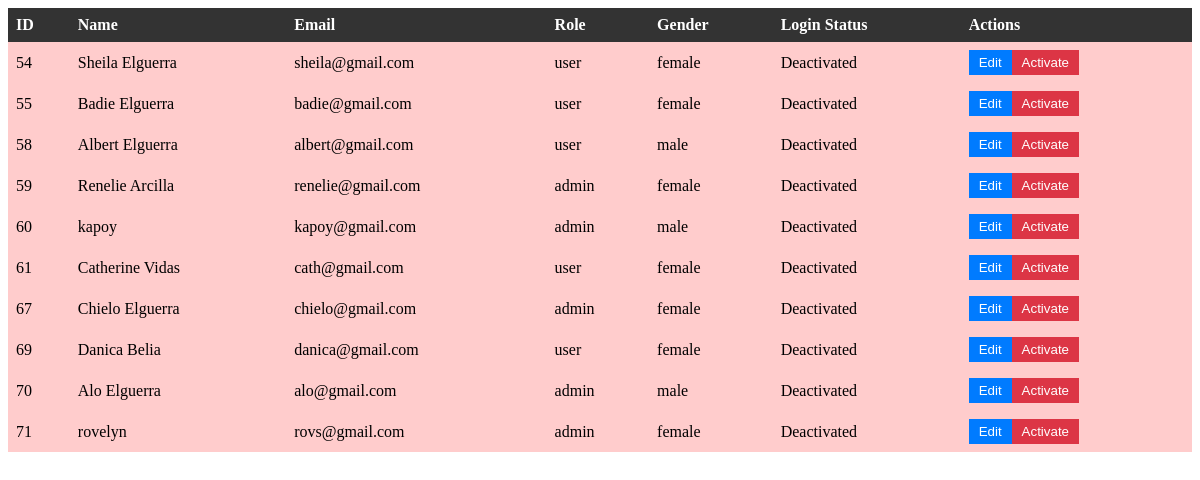
/Admin/members.php, run on the app's committed database.
### tables this page shows
CREATE TABLE `users` (
  `ID` int(11) NOT NULL,
  `name` varchar(255) NOT NULL,
  `email` varchar(255) NOT NULL,
  `password` varchar(255) NOT NULL,
  `role` enum('admin','user','others') NOT NULL,
  `gender` enum('male','female','others') NOT NULL,
  `login_status` tinyint(1) NOT NULL DEFAULT 0
);

### public/Admin/members.php (the view, shortened to what this page needs)
<?php
$servername = "localhost";
$username = "root";
$password = "";
$dbname = "sd_208";
$conn = new mysqli($servername, $username, $password, $dbname);
$sql = "SELECT ID, name, email, role, gender, login_status FROM users";
$result = $conn->query($sql);
$html = '<table id="userTable" class="table table-bordered table-striped">
            <thead class="thead-dark">
                <tr>
                    <th>ID</th>
                    <th>Name</th>
                    <th>Email</th>
                    <th>Role</th>
                    <th>Gender</th>
                    <th>Login Status</th>
                    <th>Actions</th>
                </tr>
            </thead>
            <tbody>';
if ($result->num_rows > 0) {
    while ($row = $result->fetch_assoc()) {
        $html .= '<tr';
        if ($row["login_status"] == 0) {
            $html .= ' class="deactivated"';
        }
        $html .= '>';
        $html .= '<td>' . $row["ID"] . '</td>';
        $html .= '<td>' . $row["name"] . '</td>';
        $html .= '<td>' . $row["email"] . '</td>';
        $html .= '<td>' . $row["role"] . '</td>';
        $html .= '<td>' . $row["gender"] . '</td>';
        $html .= '<td>' . ($row["login_status"] == 1 ? "Active" : "Deactivated") . '</td>';
        $html .= '<td>';
        $html .= '<button class="btn btn-primary btn-sm" onclick="handleUserAction(\'edit\', ' . $row["ID"] . ')">Edit</button>';
        $html .= '<button class="btn btn-danger btn-sm" onclick="handleUserAction(\'toggleActivation\', ' . $row["ID"] . ')">' . ($row["login_status"] == 1 ? "Deactivate" : "Activate") . '</button>';
        $html .= '</td>';
        $html .= '</tr>';
    }
} else {
    $html .= '<tr><td colspan="7">No records found</td></tr>';
}
$html .= '</tbody></table>';
echo $html;
?>
<!DOCTYPE html>
<html lang="en">
<head>
    <link rel="stylesheet" href="members.css">
</head>
<body

### public/Admin/members.css (style rules this page uses)
table { width: 100%; border-collapse: collapse; }
th, td { padding: 8px; text-align: left; }
th { background-color: #333; color: white; }
tr.deactivated { background-color: #ffcccc; }
.btn { padding: 5px 10px; border: none; cursor: pointer; }
.btn-primary { background-color: #007bff; color: white; }
.btn-danger { background-color: #dc3545; color: white; }

### data on the page
users: ID "54", name "Sheila Elguerra", email "sheila@gmail.com", role "user", gender "female", login_status "Deactivated"
users: ID "55", name "Badie Elguerra", email "badie@gmail.com", role "user", gender "female", login_status "Deactivated"
users: ID "58", name "Albert Elguerra", email "albert@gmail.com", role "user", gender "male", login_status "Deactivated"
users: ID "59", name "Renelie Arcilla", email "renelie@gmail.com", role "admin", gender "female", login_status "Deactivated"
users: ID "60", name "kapoy", email "kapoy@gmail.com", role "admin", gender "male", login_status "Deactivated"
users: ID "61", name "Catherine Vidas", email "cath@gmail.com", role "user", gender "female", login_status "Deactivated"
users: ID "67", name "Chielo Elguerra", email "chielo@gmail.com", role "admin", gender "female", login_status "Deactivated"
users: ID "69", name "Danica Belia", email "danica@gmail.com", role "user", gender "female", login_status "Deactivated"
users: ID "70", name "Alo Elguerra", email "alo@gmail.com", role "admin", gender "male", login_status "Deactivated"
users: ID "71", name "rovelyn", email "rovs@gmail.com", role "admin", gender "female", login_status "Deactivated"
